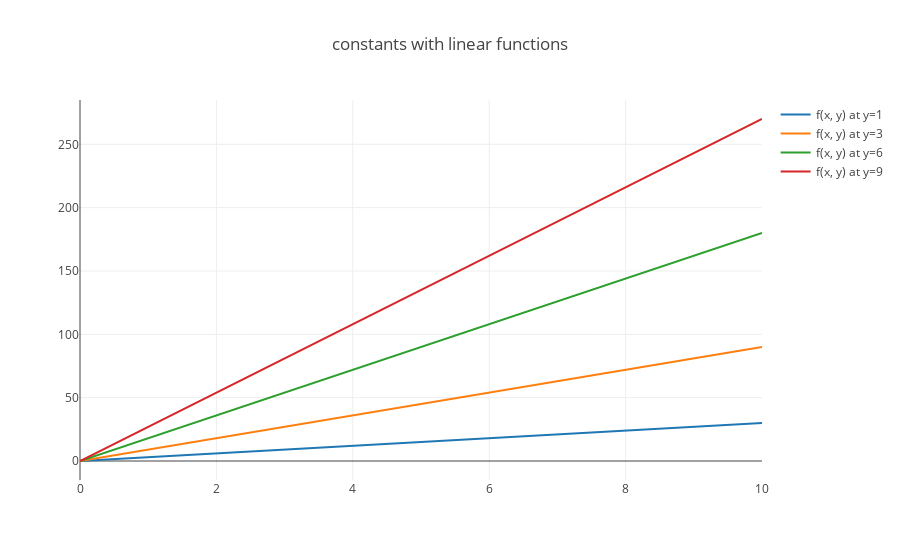

Notebook code cell kept with this figure:
### Code cell
import plotly
from plotly.graph_objs import Scatter, Layout
from plotly.offline import init_notebook_mode, iplot
from IPython.display import display, HTML

init_notebook_mode(connected=True)

fig_constants_lin_functions = {
    "data": [y_at_one_trace, y_at_three_trace, y_at_six_trace, y_at_nine_trace],
    "layout": Layout(title="constants with linear functions")
}
plotly.offline.iplot(fig_constants_lin_functions)

### Figure 1 — Plotly figure (JSON) as saved in the notebook; plotly's stock layout.template omitted (floating-point values rounded to 4 significant figures)
{"data": [{"mode": "lines", "name": "f(x, y) at y=1", "text": [], "type": "scatter", "uid": "0e091f8a-dd40-11e8-86aa-34159e1c7ef8", "x": [0, 1, 2, 3, 4, 5, 6, 7, 8, 9, 10], "y": [0, 3, 6, 9, 12, 15, 18, 21, 24, 27, 30]}, {"mode": "lines", "name": "f(x, y) at y=3", "text": [], "type": "scatter", "uid": "0e0ae5fe-dd40-11e8-8a08-34159e1c7ef8", "x": [0, 1, 2, 3, 4, 5, 6, 7, 8, 9, 10], "y": [0, 9, 18, 27, 36, 45, 54, 63, 72, 81, 90]}, {"mode": "lines", "name": "f(x, y) at y=6", "text": [], "type": "scatter", "uid": "0e0ae810-dd40-11e8-bcc7-34159e1c7ef8", "x": [0, 1, 2, 3, 4, 5, 6, 7, 8, 9, 10], "y": [0, 18, 36, 54, 72, 90, 108, 126, 144, 162, 180]}, {"mode": "lines", "name": "f(x, y) at y=9", "text": [], "type": "scatter", "uid": "0e0ae9c8-dd40-11e8-b8b1-34159e1c7ef8", "x": [0, 1, 2, 3, 4, 5, 6, 7, 8, 9, 10], "y": [0, 27, 54, 81, 108, 135, 162, 189, 216, 243, 270]}], "layout": {"title": "constants with linear functions"}}
